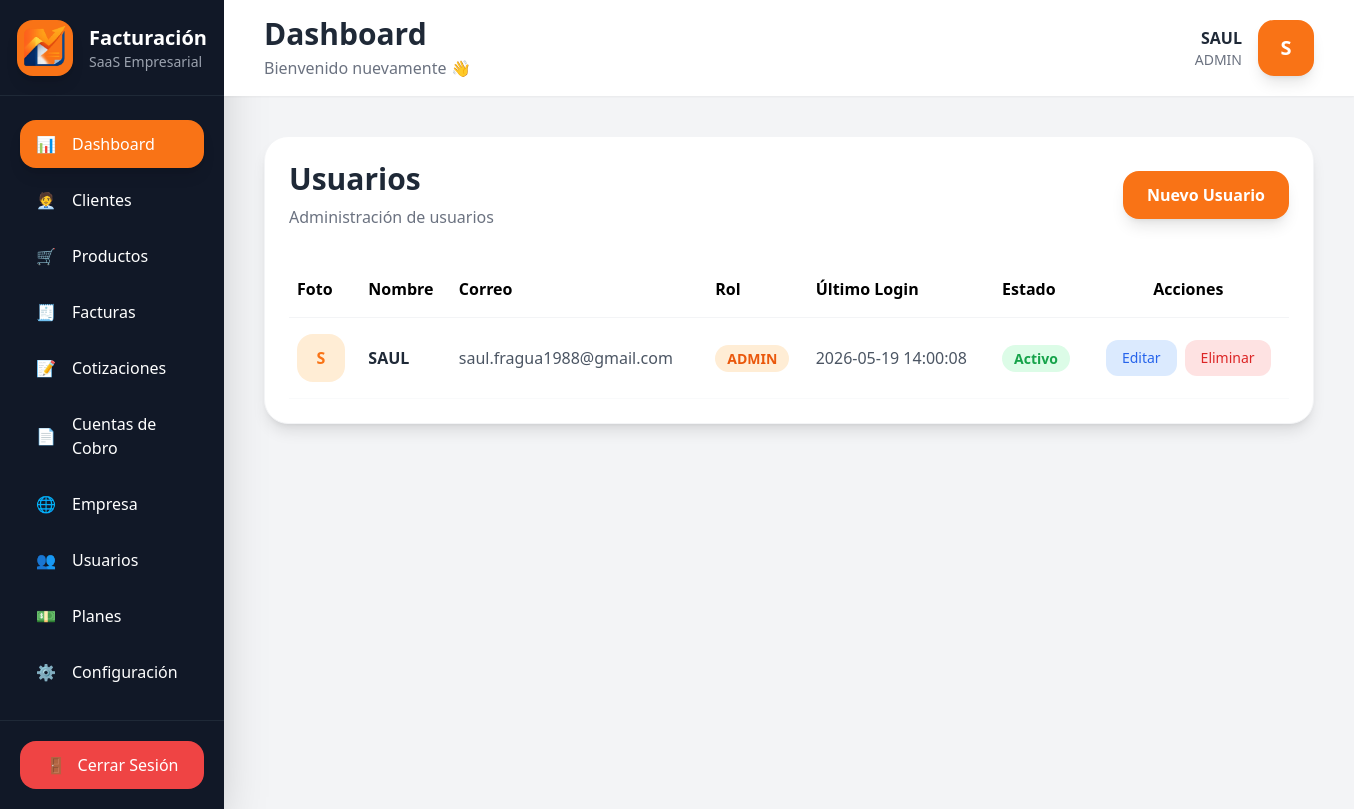
/public/usuarios (signed in), run on an earlier commit of the app's database.
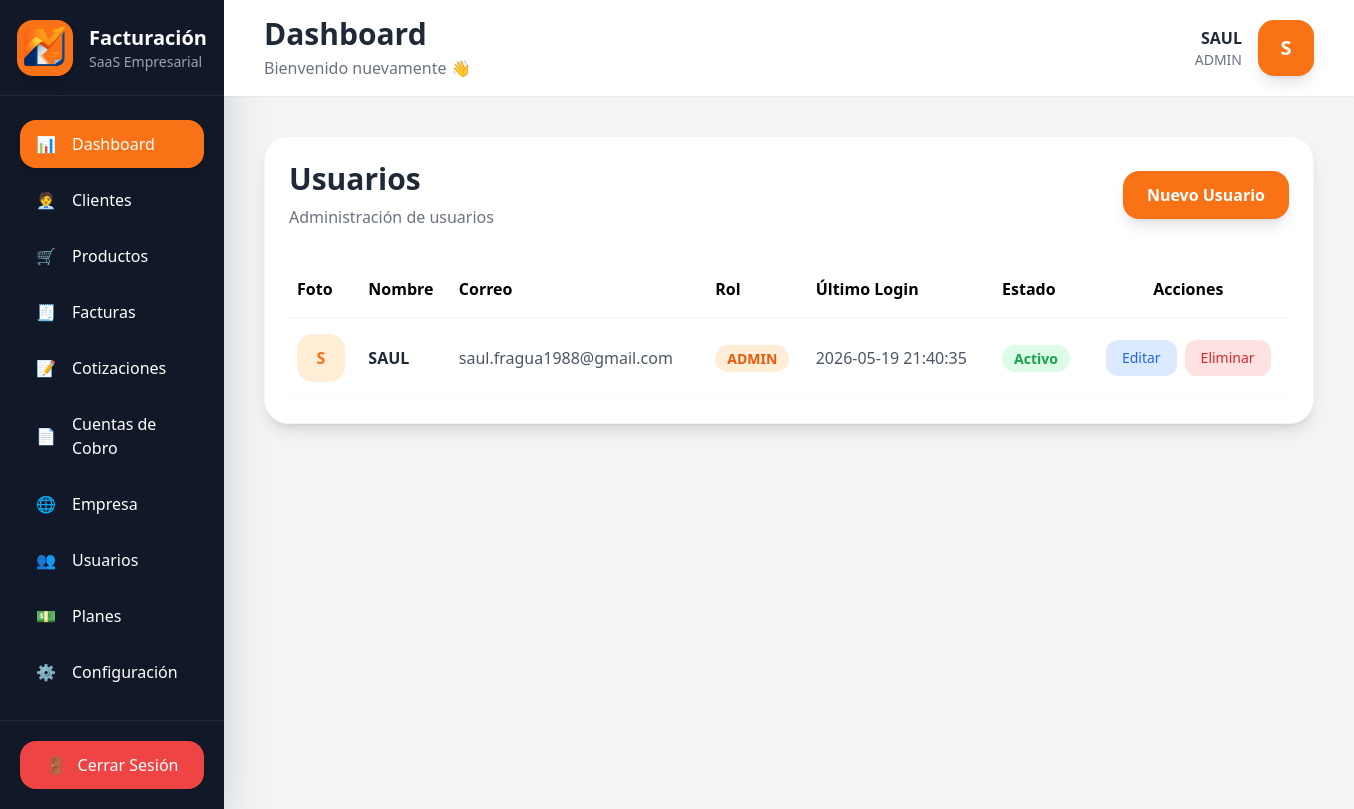
And on a later commit of the database.
### tables this page shows
CREATE TABLE `usuarios` (
  `id` int(11) NOT NULL,
  `empresa_id` int(11) NOT NULL,
  `nombre` varchar(150) NOT NULL,
  `correo` varchar(150) NOT NULL,
  `password` varchar(255) NOT NULL,
  `rol` enum('SUPER_ADMIN','ADMIN','EMPLEADO') DEFAULT 'EMPLEADO',
  `foto` varchar(255) DEFAULT NULL,
  `ultimo_login` datetime DEFAULT NULL,
  `estado` tinyint(1) DEFAULT 1,
  `created_at` timestamp NOT NULL DEFAULT current_timestamp()
);

### app/controllers/UsuariosController.php (called while the page is built, shortened)
<?php
class UsuariosController extends Controller
{
    private $usuarioModel;
    public function __construct()
    {
        $this->usuarioModel = $this->model('Usuario');
    }
    public function index()
    {
        $empresa_id = $_SESSION['empresa_id'];
        $usuarios = $this->usuarioModel->listar(
            $empresa_id
        );
        $data = [
            'contenido' => 'usuarios/index',
            'usuarios' => $usuarios
        ];
        $this->view('layouts/app', $data);
    }
}

### app/core/Router.php (called while the page is built, shortened)
<?php
class Router
{
    protected $method = 'index';
    public function __construct()
    {
        $url = $this->getUrl();
        if(isset($url[0])) {
            $controllerName = ucwords($url[0]) . 'Controller';
            if(file_exists('../app/controllers/' . $controllerName . '.php')) {
                unset($url[0]);
            }
        }
        $this->controller = new $this->controller;
        $this->params = $url ? array_values($url) : [];
        call_user_func_array(
            [$this->controller, $this->method],
            $this->params
        );
    }
    public function getUrl()
    {
        if(isset($_GET['url'])) {
            $url = rtrim($_GET['url'], '/');
            $url = filter_var($url, FILTER_SANITIZE_URL);
            return explode('/', $url);
        }
    }
}

### public/index.php (called while the page is built, shortened)
<?php
require_once '../app/config/database.php';
$init = new Router();

### app/core/Database.php (called while the page is built, shortened)
<?php
class Database
{
    private string $host = DB_HOST;
    private string $dbname = DB_NAME;
    private string $user = DB_USER;
    private string $pass = DB_PASS;
    private PDO $dbh;
    private PDOStatement $stmt;
    public function __construct()
    {
        $dsn = "mysql:host={$this->host};dbname={$this->dbname};charset=utf8mb4";
        $options = [
            PDO::ATTR_PERSISTENT         => false,
            PDO::ATTR_ERRMODE            => PDO::ERRMODE_EXCEPTION,
            PDO::ATTR_DEFAULT_FETCH_MODE => PDO::FETCH_OBJ,
            PDO::ATTR_EMULATE_PREPARES   => false,
        ];
        try {
            $this->dbh = new PDO(
                $dsn,
                $this->user,
                $this->pass,
                $options
            );
        } catch (PDOException $e) {
            die('Error de conexión: ' . $e->getMessage());
        }
    }
    public function query(string $sql): void
    {
        $this->stmt = $this->dbh->prepare($sql);
    }
    public function bind(string $param, $value, $type = null): void
    {
        if (is_null($type)) {
            switch (true) {
                case is_int($value):
                    $type = PDO::PARAM_INT;
                    break;
            }
        }
        $this->stmt->bindValue($param, $value, $type);
    }
    public function execute(): bool
    {
        return $this->stmt->execute();
    }
    public function resultSet(): array
    {
        $this->execute();
        return $this->stmt->fetchAll();
    }
}

### app/models/Usuario.php (called while the page is built, shortened)
<?php
class Usuario
{
    private $db;
    public function __construct()
    {
        $this->db = new Database;
    }
    public function listar($empresa_id)
{
    $this->db->query("
        SELECT *
        FROM usuarios
        WHERE empresa_id = :empresa_id
        ORDER BY id DESC
    ");
    $this->db->bind(':empresa_id', $empresa_id);
    return $this->db->resultSet();
}
}

### app/views/usuarios/index.php (the view, shortened to what the changed rows need)
<div class="bg-white rounded-3xl shadow-lg p-6 border border-gray-100">
    <div class="flex flex-col md:flex-row md:items-center md:justify-between gap-4 mb-8">
        <div>
            <h2 class="text-3xl font-bold text-gray-800">
                Usuarios
            </h2>
        </div>
    </div>
    <div class="overflow-x-auto">
        <table class="w-full min-w-[1000px]">
            <thead>
                <tr class="border-b border-gray-100">
                    <th class="text-left py-4 px-2">
                        Foto
                    </th>
                    <th class="text-left py-4 px-2">
                        Nombre
                    </th>
                    <th class="text-left py-4 px-2">
                        Correo
                    </th>
                    <th class="text-left py-4 px-2">
                        Rol
                    </th>
                    <th class="text-left py-4 px-2">
                        Último Login
                    </th>
                    <th class="text-left py-4 px-2">
                        Estado
                    </th>
                    <th class="text-center py-4 px-2">
                        Acciones
                    </th>
                </tr>
            </thead>
            <tbody>
                <?php foreach($data['usuarios'] as $usuario) : ?>
                    <tr class="border-b border-gray-50 hover:bg-gray-50 transition">
                        <td class="py-4 px-2">
                            <?php if(!empty($usuario->foto)) : ?>
                                <img
                                    src="<?= URL; ?>/assets/img/usuarios/<?= $usuario->foto; ?>"
                                    class="w-12 h-12 rounded-2xl object-cover border border-gray-200"
                                >
                            <?php else : ?>
                                <div class="w-12 h-12 rounded-2xl bg-orange-100 flex items-center justify-center text-orange-500 font-bold">
                                    <?= strtoupper(substr($usuario->nombre, 0, 1)); ?>
                                </div>
                            <?php endif; ?>
                        </td>
                        <td class="py-4 px-2 font-semibold text-gray-800">
                            <?= $usuario->nombre; ?>
                        </td>
                        <td class="py-4 px-2 text-gray-600">
                            <?= $usuario->correo; ?>
                        </td>
                        <td class="py-4 px-2">
                            <?php if($usuario->rol == 'SUPER_ADMIN') : ?>
                                <span class="bg-red-100 text-red-600 px-3 py-1 rounded-full text-sm font-semibold">
                                    SUPER ADMIN
                                </span>
                            <?php elseif($usuario->rol == 'ADMIN') : ?>
                                <span class="bg-orange-100 text-orange-600 px-3 py-1 rounded-full text-sm font-semibold">
                                    ADMIN
                                </span>
                            <?php else : ?>
                                <span class="bg-blue-100 text-blue-600 px-3 py-1 rounded-full text-sm font-semibold">
                                    EMPLEADO
                                </span>
                            <?php endif; ?>
                        </td>
                        <td class="py-4 px-2 text-gray-600">
                            <?= $usuario->ultimo_login ?: 'Nunca'; ?>
                        </td>
                        <td class="py-4 px-2">
                            <?php if($usuario->estado == 1) : ?>
                                <span class="bg-green-100 text-green-600 px-3 py-1 rounded-full text-sm font-semibold">
                                    Activo
                                </span>
                            <?php else : ?>
                                <span class="bg-red-100 text-red-600 px-3 py-1 rounded-full text-sm font-semibold">
                                    Inactivo
                                </span>
                            <?php endif; ?>
                        </td>
                        <td class="py-4 px-2">
                            <div class="flex items-center justify-center gap-2">
                                <a
                                    href="<?= URL; ?>/usuarios/editar/<?= $usuario->id; ?>"
                                    class="bg-blue-100 hover:bg-blue-200 text-blue-600 px-4 py-2 rounded-xl text-sm font-medium transition"
                                >
                                    Editar
                                </a>
                                <a
                                    href="<?= URL; ?>/usuarios/eliminar/<?= $usuario->id; ?>"
                                    onclick="return confirm('¿Eliminar usuario?')"
                                    class="bg-red-100 hover:bg-red-200 text-red-600 px-4 py-2 rounded-xl text-sm font-medium transition"
                                >
                                    Eliminar
                                </a>
                            </div>
                        </td>
                    </tr>
                <?php endforeach; ?>
            </tbody>
        </table>
    </div>
</div>

What changed in the data, as far as the page shows it:
changed usuarios "SAUL": ultimo_login "2026-05-19 14:00:08" → "2026-05-19 21:40:35"
